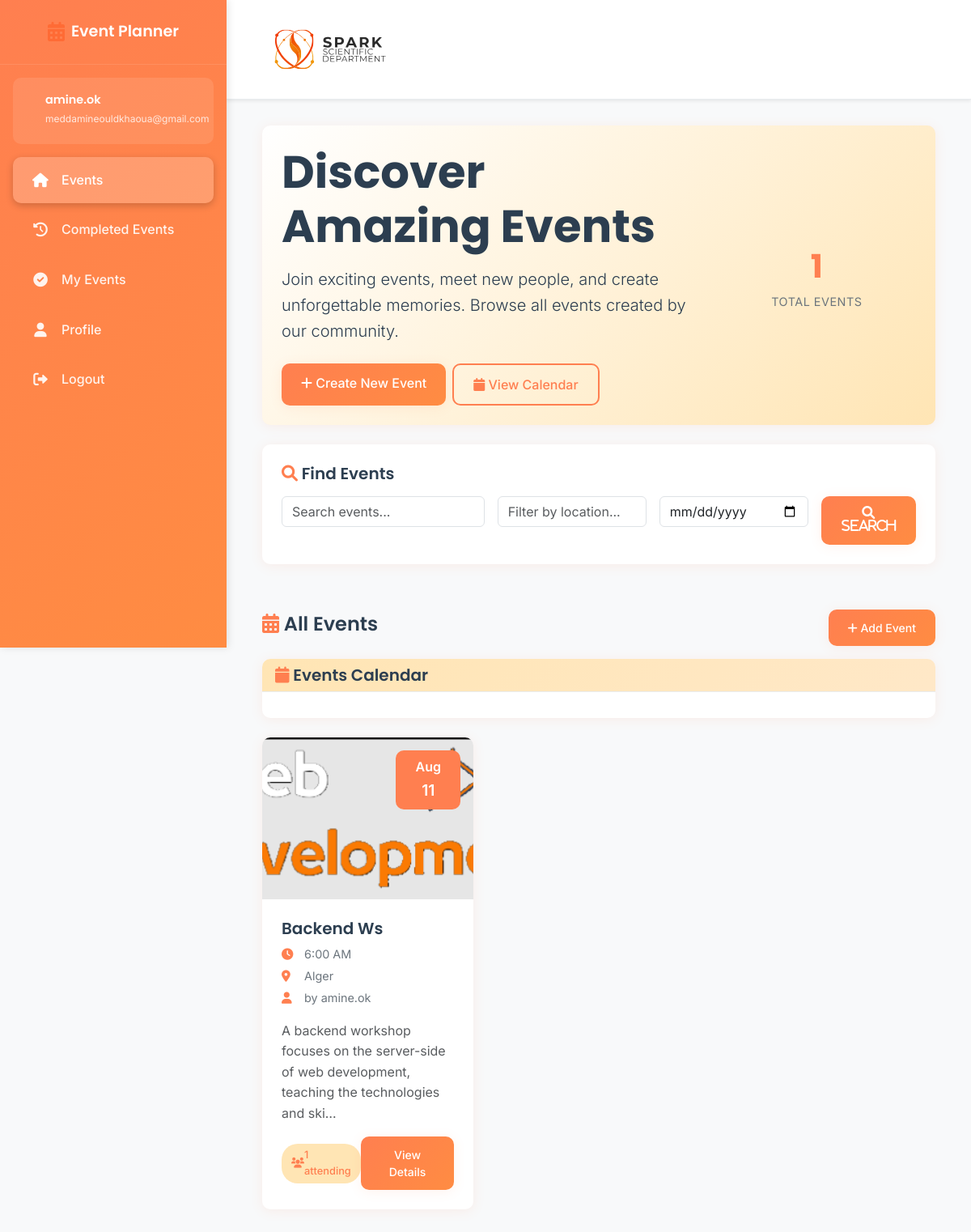
Screenshot of / (signed in) with the database file from the repository.
### events/models.py (models this page shows, shortened)
class Event(models.Model):
    title = models.CharField(max_length=200)
    description = models.TextField()
    date = models.DateField()
    time = models.TimeField()
    location = models.CharField(max_length=300)
    duration_days = models.PositiveIntegerField(default=0, help_text="Duration in days")
    duration_hours = models.PositiveIntegerField(default=0, help_text="Duration in hours")
    auto_complete_days = models.PositiveIntegerField(default=0, help_text="Days after event start to auto-complete")
    auto_complete_hours = models.PositiveIntegerField(default=0, help_text="Hours after event start to auto-complete")
    capacity = models.PositiveIntegerField(blank=True, null=True)
    creator = models.ForeignKey(User, on_delete=models.CASCADE, related_name='created_events')
    image = models.ImageField(default='event_default.jpg', upload_to='event_pics')
    end_datetime = models.DateTimeField(blank=True, null=True)
    created_at = models.DateTimeField(default=timezone.now)
    updated_at = models.DateTimeField(auto_now=True)
    is_completed = models.BooleanField(default=False, help_text="Mark this event as manually completed")
    auto_complete_datetime = models.DateTimeField(blank=True, null=True, help_text="Event will be automatically marked as completed at this date and time")
    class Meta:
        ordering = ['date', 'time']
    @property
    def attendee_count(self):
        return self.rsvps.filter(status='going').count()

### events/views.py (the view)
# urls.py: path('', EventListView.as_view(), name='events-home'),
class EventListView(ListView):
    model = Event
    template_name = 'events/home.html'
    context_object_name = 'events'
    paginate_by = 6
    def get_queryset(self):
        queryset = Event.objects.all()
        search_query = self.request.GET.get('search')
        if search_query:
            queryset = queryset.filter(
                Q(title__icontains=search_query) |
                Q(description__icontains=search_query) |
                Q(location__icontains=search_query)
            )
        location_filter = self.request.GET.get('location')
        if location_filter:
            queryset = queryset.filter(location__icontains=location_filter)
        date_from = self.request.GET.get('date_from')
        date_to = self.request.GET.get('date_to')
        if date_from:
            queryset = queryset.filter(date__gte=date_from)
        if date_to:
            queryset = queryset.filter(date__lte=date_to)
        queryset = queryset.annotate(going_count=Count('rsvps', filter=Q(rsvps__status='going')))
        return queryset.order_by('date', 'time')
    def get_context_data(self, **kwargs):
        context = super().get_context_data(**kwargs)
        context['search_form'] = EventSearchForm(self.request.GET)
        context['total_events'] = Event.objects.count()  # Count all events, not just upcoming
        return context

### events/forms.py
class EventSearchForm(forms.Form):
    search = forms.CharField(
        max_length=100,
        required=False,
        widget=forms.TextInput(attrs={
            'placeholder': 'Search events...',
            'class': 'form-control'
        })
    )
    location = forms.CharField(
        max_length=100,
        required=False,
        widget=forms.TextInput(attrs={
            'placeholder': 'Filter by location...',
            'class': 'form-control'
        })
    )
    date_from = forms.DateField(
        required=False,
        widget=forms.DateInput(attrs={
            'type': 'date',
            'class': 'form-control'
        })
    )
    date_to = forms.DateField(
        required=False,
        widget=forms.DateInput(attrs={
            'type': 'date',
            'class': 'form-control'
        })
    )

### templates/events/home.html (shortened to what this page needs)
{% extends "base.html" %}
{% load static %}
{% block content %}
<div class="container-fluid">
    <div class="row mb-4">
        <div class="col-12">
            <div class="hero-section bg-white rounded-lg shadow-custom p-4">
                <div class="row align-items-center">
                    <div class="col-md-8">
                        <h1 class="display-4 fw-bold mb-3">Discover Amazing Events</h1>
                        <p class="lead mb-4">Join exciting events, meet new people, and create unforgettable memories. Browse all events created by our community.</p>
                        <div class="d-flex gap-2 flex-wrap">
                            {% if user.is_authenticated %}
                                <a href="{% url 'event-create' %}" class="btn btn-orange">
                                    <i class="fas fa-plus"></i> Create New Event
                                </a>
                                <a href="#calendar-section" class="btn btn-outline-orange">
                                    <i class="fas fa-calendar"></i> View Calendar
                                </a>
                            {% endif %}
                        </div>
                    </div>
                    <div class="col-md-4 text-center">
                        <div class="stats-grid">
                            <div class="stat-item">
                                <div class="stat-number">{{ total_events }}</div>
                                <div class="stat-label">Total Events</div>
                            </div>
                        </div>
                    </div>
                </div>
            </div>
        </div>
    </div>
    <div class="row mb-4">
        <div class="col-12">
            <div class="search-section">
                <h5 class="mb-3"><i class="fas fa-search text-orange"></i> Find Events</h5>
                <form method="get" class="search-form">
                    <div class="row g-3">
                        <div class="col-lg-4 col-md-6 col-12">
                            {{ search_form.search }}
                        </div>
                        <div class="col-lg-3 col-md-6 col-12">
                            {{ search_form.location }}
                        </div>
                        <div class="col-lg-3 col-md-6 col-12">
                            {{ search_form.date_from }}
                        </div>
                        <div class="col-lg-2 col-md-6 col-12 d-grid">
                            <button type="submit" class="btn btn-orange w-100 h-100">
                                <i class="fas fa-search"> Search</i>
                            </button>
                        </div>
                    </div>
                </form>
            </div>
        </div>
    </div>
    <div class="row mb-4">
        <div class="col-12">
            <div class="d-flex justify-content-between align-items-center mb-3">
                <h4><i class="fas fa-calendar-alt text-orange"></i> All Events</h4>
                {% if user.is_authenticated %}
                    <a href="{% url 'event-create' %}" class="btn btn-orange btn-sm">
                        <i class="fas fa-plus"></i> Add Event
                    </a>
                {% endif %}
            </div>
            {% if user.is_authenticated %}
            <div class="row mb-4" id="calendar-section">
                <div class="col-12">
                    <div class="card">
                        <div class="card-header">
                            <h5 class="mb-0"><i class="fas fa-calendar text-orange"></i> Events Calendar</h5>
                        </div>
                        <div class="card-body">
                        </div>
                    </div>
                </div>
            </div>
            {% endif %}
            {% if events %}
                <div class="row">
                    {% for event in events %}
                        <div class="col-lg-4 col-md-6 mb-4">
                            <div class="card event-card hover-lift">
                                <div class="position-relative">
                                    {% if event.image %}
                                        <img src="{{ event.image.url }}" class="card-img-top" alt="{{ event.title }}">
                                    {% else %}
                                        <div class="card-img-top bg-orange-light d-flex align-items-center justify-content-center" style="height: 200px;">
                                            <i class="fas fa-calendar-alt fa-3x text-orange"></i>
                                        </div>
                                    {% endif %}
                                    <div class="event-date-badge">
                                        <div>{{ event.date|date:"M" }}</div>
                                        <div style="font-size: 1.2rem;">{{ event.date|date:"d" }}</div>
                                    </div>
                                </div>
                                <div class="card-body event-info">
                                    <h5 class="event-title">{{ event.title }}</h5>
                                    <div class="event-details mb-3">
                                        <div class="mb-1">
                                            <i class="fas fa-clock"></i>
                                            {{ event.time|time:"g:i A" }}
                                        </div>
                                        <div class="mb-1">
                                            <i class="fas fa-map-marker-alt"></i>
                                            {{ event.location|truncatechars:30 }}
                                        </div>
                                        <div class="mb-1">
                                            <i class="fas fa-user"></i>
                                            by {{ event.creator.first_name|default:event.creator.username }}
                                        </div>
                                    </div>
                                    <p class="card-text text-muted">
                                        {{ event.description|truncatechars:100 }}
                                    </p>
                                    <div class="d-flex justify-content-between align-items-center mt-3">
                                        <span class="attendee-count">
                                            <i class="fas fa-users"></i>
                                            {{ event.attendee_count }} attending
                                        </span>
                                        <div class="btn-group">
                                            <a href="{% url 'event-detail' event.pk %}" class="btn btn-orange btn-sm">
                                                View Details
                                            </a>
                                        </div>
                                    </div>
                                </div>
                            </div>
                        </div>
                    {% endfor %}
                </div>
            {% endif %}
        </div>
    </div>
</div>
{% endblock content %}

### templates/base.html (shortened to what this page needs)
{% load static %}
<!DOCTYPE html>
<html lang="en">
<head>
    <link href="https://cdn.jsdelivr.net/npm/bootstrap@5.3.0/dist/css/bootstrap.min.css" rel="stylesheet">
    <link rel="stylesheet" href="https://cdnjs.cloudflare.com/ajax/libs/font-awesome/6.0.0/css/all.min.css">
    {% load static %}
    <link rel="stylesheet" type="text/css" href="{% static 'css/main.css' %}">
    <link href='https://cdn.jsdelivr.net/npm/fullcalendar@6.1.8/main.min.css' rel='stylesheet' />
</head>
<body>
    <div class="wrapper">
        {% if user.is_authenticated %}
        <nav class="sidebar" id="sidebar">
            <div class="sidebar-header">
                <div class="logo">
                    <i class="fas fa-calendar-alt"></i>
                    <span>Event Planner</span>
                </div>
            </div>
            <div class="sidebar-content">
                <div class="user-info">
                    <div class="user-details">
                        <h6>{{ user.first_name|default:user.username }}</h6>
                        <small>{{ user.email }}</small>
                    </div>
                </div>
                <ul class="nav-links">
                    <li class="nav-item">
                        <a href="{% url 'events-home' %}" class="nav-link {% if request.resolver_match.url_name == 'events-home' %}active{% endif %}">
                            <i class="fas fa-home"></i>
                            <span>Events</span>
                        </a>
                    </li>
                    <li class="nav-item">
                        <a href="{% url 'completed-events' %}" class="nav-link {% if request.resolver_match.url_name == 'completed-events' %}active{% endif %}">
                            <i class="fas fa-history"></i>
                            <span>Completed Events</span>
                        </a>
                    </li>
                    <li class="nav-item">
                        <a href="{% url 'my-rsvps' %}" class="nav-link {% if request.resolver_match.url_name == 'my-rsvps' %}active{% endif %}">
                            <i class="fas fa-check-circle"></i>
                            <span>My Events</span>
                        </a>
                    </li>
                    <li class="nav-item">
                        <a href="{% url 'profile' %}" class="nav-link {% if request.resolver_match.url_name == 'profile' %}active{% endif %}">
                            <i class="fas fa-user"></i>
                            <span>Profile</span>
                        </a>
                    </li>
                    <li class="nav-item">
                        <a href="{% url 'logout' %}" class="nav-link">
                            <i class="fas fa-sign-out-alt"></i>
                            <span>Logout</span>
                        </a>
                    </li>
                </ul>
            </div>
        </nav>
        {% endif %}
        <div class="main-content {% if not user.is_authenticated %}full-width{% endif %}">
            <nav class="navbar navbar-expand-lg navbar-light bg-white shadow-sm">
                <div class="container-fluid">
                    {% if user.is_authenticated %}
                        <a class="navbar-brand" href="{% url 'events-home' %}">
                            <img src="{% static 'images/SPARK-03.svg' %}" alt="Event Planner Logo" height="80">
                        </a>
                    {% else %}
                        <a class="navbar-brand" href="{% url 'events-home' %}">
                            <i class="fas fa-calendar-alt text-orange"></i>
                            Event Planner
                        </a>
                    {% endif %}
                </div>
            </nav>
            <div class="content-wrapper">
                {% block content %}{% endblock content %}
            </div>
        </div>
    </div>
</body>
</html>

### templates/events/home.html (style rules this page uses)
.hero-section { background: linear-gradient(135deg, #fff 0%, var(--orange-lightest) 100%); }
.stats-grid { display: flex; justify-content: center; gap: 2rem; }
.stat-item { text-align: center; }
.stat-number { font-size: 2.5rem; font-weight: 700; color: var(--orange-primary); font-family: 'Poppins', sans-serif; }
.stat-label { font-size: 0.9rem; color: var(--gray-medium); text-transform: uppercase; letter-spacing: 0.5px; }

### rows the page displays
Event: image (picture), date "Aug", date "11", title "Backend Ws", time "6:00 AM", location "Alger", creator.first_name "amine.ok", description "A backend workshop focuses on the server-side of web development, teaching the technologies and ski…", attendee_count "1"

### other values shown
{{ user.first_name|default:user.username }} "amine.ok"
{{ user.email }} "meddamineouldkhaoua@gmail.com"
{{ total_events }} "1"
